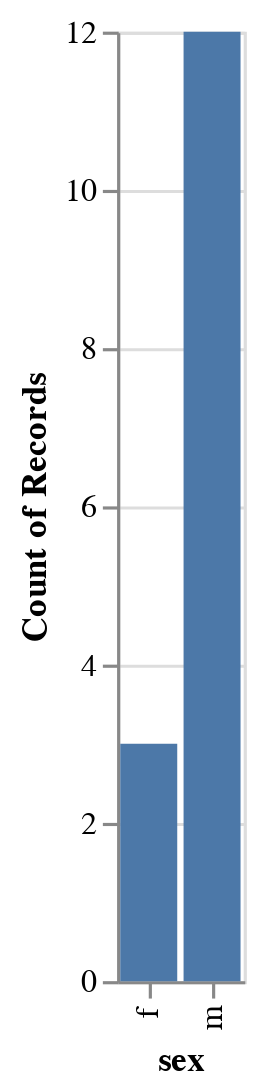

Notebook code cell kept with this figure:
### Code cell
# Success
vnli(medium_bar_task_table, "a bar graph which shows the number of records per gender. however, the rank must be 'AsstProf'")

# Failed (mark bar encoding x asstprof y aggregate count asstprof transform filter rank = "asstprof" group x)
# vnli(medium_bar_task_table, "a bar graph which shows how many people, who has the rank 'AsstProf', by gender")

# Success
# vnli(medium_bar_task_table, "a bar graph which shows how many people, who has the rank 'AsstProf', for each sex")

# Success
# vnli(
#     medium_bar_task_table,
#     "show me the total number of records by sex. filter results with rank = 'AsstProf'",
# )

### Figure 1 — Vega-Lite specification as saved in the notebook (floating-point values rounded to 4 significant figures)
{"config": {"view": {"continuousWidth": 400, "continuousHeight": 300}}, "data": {"name": "data-c6f5961a6186a587c1d9574d87d75220"}, "mark": "bar", "encoding": {"x": {"field": "sex", "type": "nominal"}, "y": {"aggregate": "count", "field": "sex", "type": "quantitative"}}, "transform": [{"filter": "datum.rank == \"asstprof\""}], "$schema": "https://vega.github.io/schema/vega-lite/v4.17.0.json", "datasets": {"data-c6f5961a6186a587c1d9574d87d75220": [{"facid": 1082, "lname": "giuliano", "fname": "mark", "rank": "instructor", "sex": "m", "phone": 2424, "room": "224", "building": "neb"}, {"facid": 1121, "lname": "goodrich", "fname": "michael", "rank": "professor", "sex": "m", "phone": 3593, "room": "219", "building": "neb"}, {"facid": 1148, "lname": "masson", "fname": "gerald", "rank": "professor", "sex": "m", "phone": 3402, "room": "224b", "building": "neb"}, {"facid": 1172, "lname": "runolfsson", "fname": "thordur", "rank": "assocprof", "sex": "m", "phone": 3121, "room": "119", "building": "barton"}, {"facid": 1177, "lname": "naiman", "fname": "daniel", "rank": "professor", "sex": "m", "phone": 3571, "room": "288", "building": "krieger"}, {"facid": 1193, "lname": "jones", "fname": "stacey", "rank": "instructor", "sex": "f", "phone": 3550, "room": "224", "building": "neb"}, {"facid": 1823, "lname": "davidson", "fname": "frederic", "rank": "professor", "sex": "m", "phone": 5629, "room": "119", "building": "barton"}, {"facid": 2028, "lname": "brody", "fname": "william", "rank": "professor", "sex": "m", "phone": 6073, "room": "119", "building": "barton"}, {"facid": 2119, "lname": "meyer", "fname": "gerard", "rank": "professor", "sex": "m", "phone": 6350, "room": "119", "building": "barton"}, {"facid": 2192, "lname": "yarowsky", "fname": "david", "rank": "asstprof", "sex": "m", "phone": 6587, "room": "324", "building": "neb"}, {"facid": 2291, "lname": "scheinerman", "fname": "edward", "rank": "professor", "sex": "m", "phone": 6654, "room": "288", "building": "krieger"}, {"facid": 2311, "lname": "priebe", "fname": "carey", "rank": "asstprof", "sex": "m", "phone": 6953, "room": "288", "building": "krieger"}, {"facid": 2738, "lname": "fill", "fname": "james", "rank": "professor", "sex": "m", "phone": 8209, "room": "288", "building": "krieger"}, {"facid": 2881, "lname": "goldman", "fname": "alan", "rank": "professor", "sex": "m", "phone": 8335, "room": "288", "building": "krieger"}, {"facid": 3457, "lname": "smith", "fname": "scott", "rank": "assocprof", "sex": "m", "phone": 1035, "room": "318", "building": "neb"}, {"facid": 4230, "lname": "houlahan", "fname": "joanne", "rank": "instructor", "sex": "f", "phone": 1260, "room": "328", "building": "neb"}, {"facid": 4432, "lname": "burzio", "fname": "luigi", "rank": "professor", "sex": "m", "phone": 1813, "room": "288", "building": "krieger"}, {"facid": 5718, "lname": "frank", "fname": "robert", "rank": "asstprof", "sex": "m", "phone": 1751, "room": "288", "building": "krieger"}, {"facid": 6112, "lname": "beach", "fname": "louis", "rank": "instructor", "sex": "m", "phone": 1838, "room": "207", "building": "neb"}, {"facid": 6182, "lname": "cheng", "fname": "cheng", "rank": "asstprof", "sex": "m", "phone": 1856, "room": "288", "building": "krieger"}, {"facid": 6191, "lname": "kaplan", "fname": "alexander", "rank": "professor", "sex": "m", "phone": 1825, "room": "119", "building": "barton"}, {"facid": 6330, "lname": "byrne", "fname": "william", "rank": "instructor", "sex": "m", "phone": 1691, "room": "119", "building": "barton"}, {"facid": 6541, "lname": "han", "fname": "shih-ping", "rank": "professor", "sex": "m", "phone": 1914, "room": "288", "building": "krieger"}, {"facid": 6910, "lname": "smolensky", "fname": "paul", "rank": "professor", "sex": "m", "phone": 2072, "room": "288", "building": "krieger"}, {"facid": 6925, "lname": "iglesias", "fname": "pablo", "rank": "asstprof", "sex": "m", "phone": 2021, "room": "119", "building": "barton"}, {"facid": 7134, "lname": "goutsias", "fname": "john", "rank": "professor", "sex": "m", "phone": 2184, "room": "119", "building": "barton"}, {"facid": 7231, "lname": "rugh", "fname": "wilson", "rank": "professor", "sex": "m", "phone": 2191, "room": "119", "building": "barton"}, {"facid": 7271, "lname": "jelinek", "fname": "frederick", "rank": "professor", "sex": "m", "phone": 2890, "room": "119", "building": "barton"}, {"facid": 7506, "lname": "westgate", "fname": "charles", "rank": "professor", "sex": "m", "phone": 2932, "room": "119", "building": "barton"}, {"facid": 7712, "lname": "awerbuch", "fname": "baruch", "rank": "professor", "sex": "m", "phone": 2105, "room": "220", "building": "neb"}, {"facid": 7723, "lname": "taylor", "fname": "russell", "rank": "professor", "sex": "m", "phone": 2435, "room": "317", "building": "neb"}, {"facid": 7792, "lname": "brill", "fname": "eric", "rank": "asstprof", "sex": "m", "phone": 2303, "room": "324b", "building": "neb"}, {"facid": 8102, "lname": "james", "fname": "lancelot", "rank": "asstprof", "sex": "m", "phone": 2792, "room": "288", "building": "krieger"}, {"facid": 8114, "lname": "angelopoulou", "fname": "ellie", "rank": "instructor", "sex": "f", "phone": 2152, "room": "316", "building": "neb"}, {"facid": 8118, "lname": "weinert", "fname": "howard", "rank": "professor", "sex": "m", "phone": 3272, "room": "119", "building": "barton"}, {"facid": 8122, "lname": "wierman", "fname": "john", "rank": "professor", "sex": "m", "phone": 3392, "room": "288", "building": "krieger"}, {"facid": 8423, "lname": "kumar", "fname": "subodh", "rank": "asstprof", "sex": "m", "phone": 2522, "room": "218", "building": "neb"}, {"facid": 8721, "lname": "wolff", "fname": "lawrence", "rank": "assocprof", "sex": "m", "phone": 2342, "room": "316", "building": "neb"}, {"facid": 8722, "lname": "cauwenberghs", "fname": "gert", "rank": "asstprof", "sex": "m", "phone": 1372, "room": "119", "building": "barton"}, {"facid": 8723, "lname": "andreou", "fname": "andreas", "rank": "professor", "sex": "m", "phone": 1402, "room": "119", "building": "barton"}, {"facid": 8741, "lname": "salzberg", "fname": "steven", "rank": "assocprof", "sex": "m", "phone": 2641, "room": "324a", "building": "neb"}, {"facid": 8772, "lname": "cowen", "fname": "lenore", "rank": "asstprof", "sex": "f", "phone": 2870, "room": "288", "building": "krieger"}, {"facid": 8791, "lname": "mccloskey", "fname": "michael", "rank": "professor", "sex": "m", "phone": 3440, "room": "288", "building": "krieger"}, {"facid": 8918, "lname": "amir", "fname": "yair", "rank": "asstprof", "sex": "m", "phone": 2672, "room": "308", "building": "neb"}, {"facid": 8989, "lname": "brent", "fname": "michael", "rank": "asstprof", "sex": "m", "phone": 9373, "room": "288", "building": "krieger"}, {"facid": 9011, "lname": "rapp", "fname": "brenda", "rank": "asstprof", "sex": "f", "phone": 2032, "room": "288", "building": "krieger"}, {"facid": 9172, "lname": "kosaraju", "fname": "rao", "rank": "professor", "sex": "m", "phone": 2757, "room": "319", "building": "neb"}, {"facid": 9191, "lname": "collins", "fname": "oliver", "rank": "assocprof", "sex": "m", "phone": 5427, "room": "119", "building": "barton"}, {"facid": 9199, "lname": "hughes", "fname": "brian", "rank": "assocprof", "sex": "m", "phone": 5666, "room": "119", "building": "barton"}, {"facid": 9210, "lname": "joseph", "fname": "richard", "rank": "professor", "sex": "m", "phone": 5996, "room": "119", "building": "barton"}, {"facid": 9379, "lname": "khurgin", "fname": "jacob", "rank": "professor", "sex": "m", "phone": 1060, "room": "119", "building": "barton"}, {"facid": 9514, "lname": "prince", "fname": "jerry", "rank": "assocprof", "sex": "m", "phone": 5106, "room": "119", "building": "barton"}, {"facid": 9643, "lname": "legendre", "fname": "geraldine", "rank": "assocprof", "sex": "f", "phone": 8972, "room": "288", "building": "krieger"}, {"facid": 9811, "lname": "wu", "fname": "colin", "rank": "asstprof", "sex": "m", "phone": 2906, "room": "288", "building": "krieger"}, {"facid": 9823, "lname": "pang", "fname": "jong-shi", "rank": "professor", "sex": "m", "phone": 4366, "room": "288", "building": "krieger"}, {"facid": 9824, "lname": "glaser", "fname": "robert", "rank": "instructor", "sex": "m", "phone": 4396, "room": "119", "building": "barton"}, {"facid": 9826, "lname": "delcher", "fname": "arthur", "rank": "instructor", "sex": "m", "phone": 2956, "room": "329", "building": "neb"}, {"facid": 9922, "lname": "hall", "fname": "leslie", "rank": "asstprof", "sex": "f", "phone": 7332, "room": "288", "building": "krieger"}]}}
